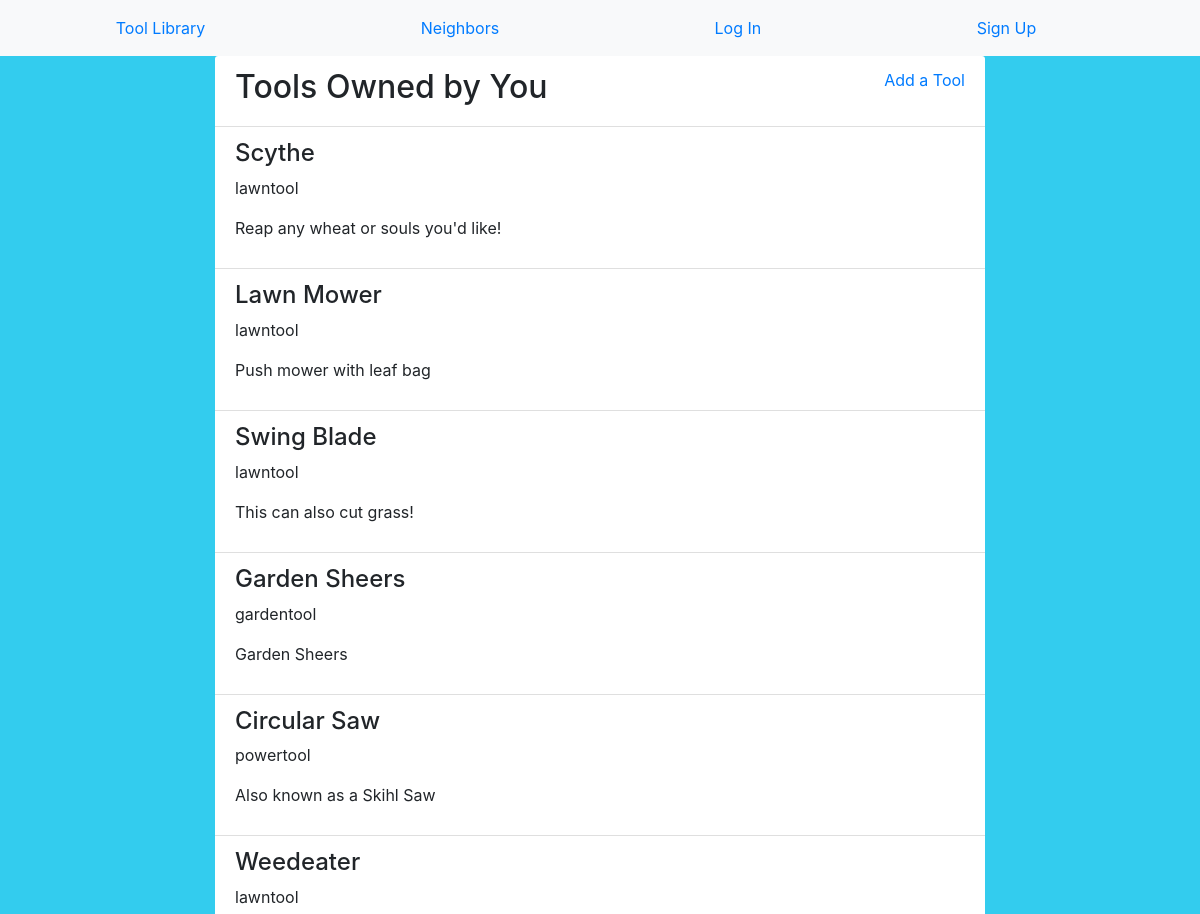
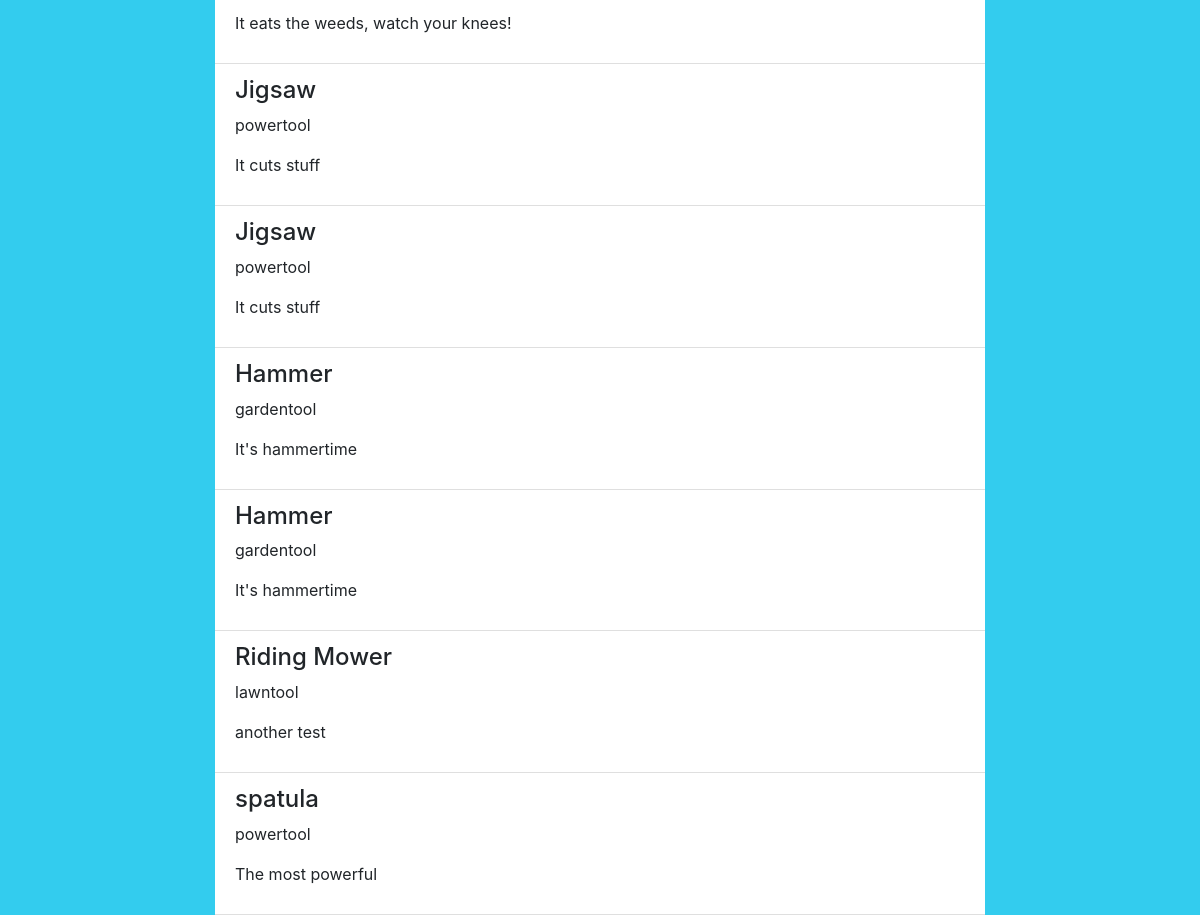
The page /mytools/2/ on the database its author committed (2 pictures, top to bottom).
### tools/models.py (models this page shows, shortened)
class Tool(models.Model):
    powertool = 'powertool'
    lawntool = 'lawntool'
    gardentool = 'gardentool'
    other = 'other'
    available_types = [
        (powertool, 'powertool'),
        (lawntool, 'lawntool'),
        (gardentool, 'gardentool'),
        (other, 'other'),
    ]
    name = models.CharField(max_length = 255)
    type = models.TextField(max_length = 255, choices = available_types)
    description = models.TextField(max_length = 255)
    borrowed = models.BooleanField()
    owner = models.ForeignKey(User, on_delete=models.CASCADE, null=True, blank=True)
    borrowing = models.ForeignKey(User, on_delete=models.CASCADE, null=True, blank=True, related_name="temp")

### tools/views.py (the view)
# urls.py: path('mytools/<str:selection>/', views.MyToolView.as_view(), name = "mytools"),
class MyToolView(generic.ListView):
    template_name = 'tools/mytools.html'
    model = Tool
    def get_queryset(self):
        queryset = Tool.objects.all()
        username = self.request.user.id
        if username is not None:
            queryset = queryset.filter(owner = username)
        return queryset

### tools/templates/tools/mytools.html
{% extends 'tools/base.html' %}
{% block content %}
<div class="row">
  <div class="col-8 offset-2">
    <div class="card-header bg-white d-flex justify-content-between">
      <h2>Tools Owned by You</h2>
      <a href="{% url 'tools:new' %}">Add a Tool</a>
    </div>
    {% for tool in object_list %}
    <div class="card-header bg-white">
      <h4>{{ tool.name }}</h4>
      <p>{{ tool.type }}</p>
      <p>{{ tool.description }}</p>
    </div>
    {% endfor %}
  </div>
</div>
{% endblock content %}

### static/styles.css (style rules this page uses)
body { background-color: #3ce; }

### rows shown on the page
Tool: name "Scythe", type "lawntool", description "Reap any wheat or souls you'd like!"
Tool: name "Lawn Mower", type "lawntool", description "Push mower with leaf bag"
Tool: name "Swing Blade", type "lawntool", description "This can also cut grass!"
Tool: name "Garden Sheers", type "gardentool", description "Garden Sheers"
Tool: name "Circular Saw", type "powertool", description "Also known as a Skihl Saw"
Tool: name "Weedeater", type "lawntool", description "It eats the weeds, watch your knees!"
Tool: name "Jigsaw", type "powertool", description "It cuts stuff"
Tool: name "Jigsaw", type "powertool", description "It cuts stuff"
Tool: name "Hammer", type "gardentool", description "It's hammertime"
Tool: name "Hammer", type "gardentool", description "It's hammertime"
Tool: name "Riding Mower", type "lawntool", description "another test"
Tool: name "spatula", type "powertool", description "The most powerful"
